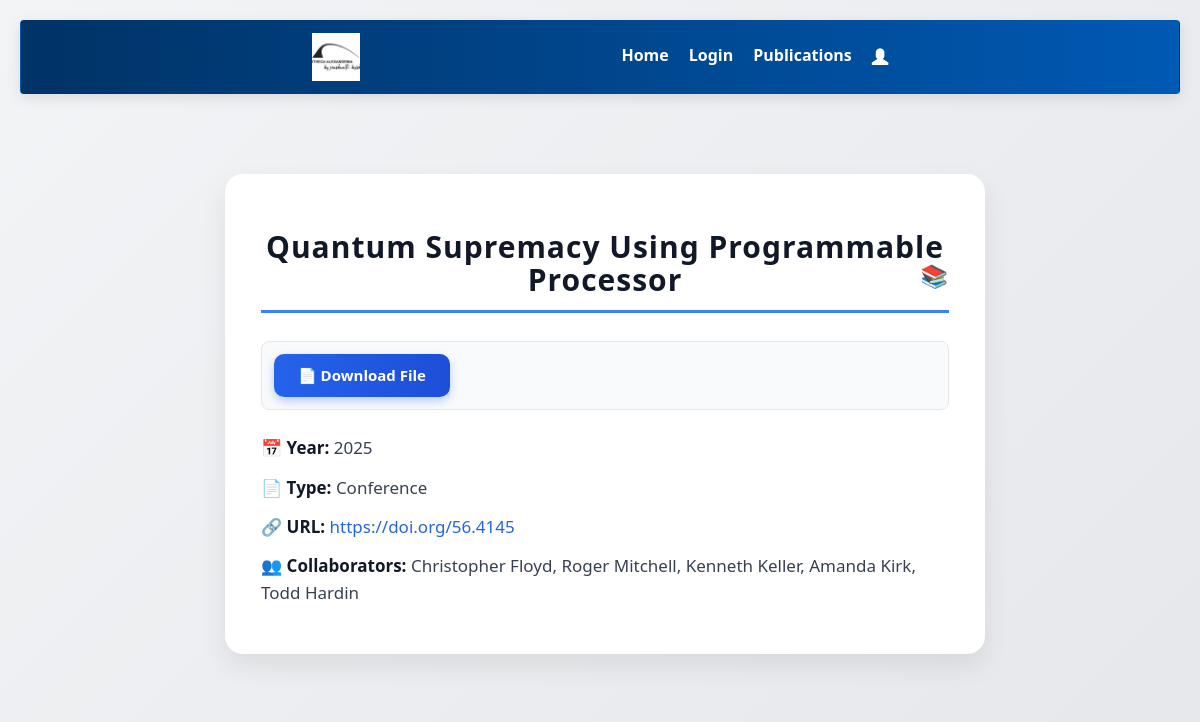
The app's page /publications/8/ with its own data.
### projects/models.py (models this page shows, shortened)
class Publication(models.Model):
    project = models.ForeignKey(Project, on_delete=models.CASCADE, related_name='publications')
    title = models.CharField(max_length=200)
    author = models.CharField(Author,max_length=200)
    url = models.URLField(blank=True)
    year = models.PositiveIntegerField()
    file = models.FileField(upload_to='publications/files/', blank=True)
    image = models.ImageField(upload_to='publications/images/', blank=True)
    type = models.CharField(max_length=100, choices=PUBLICATION_TYPES)
    collaborators = models.ManyToManyField(Author)
    uploaded_at = models.DateTimeField(auto_now_add=True)
    abstract = models.TextField(default="No abstract yet")

class Author(models.Model):
    name = models.CharField(max_length=200, unique=True,null=True, blank=True)
    email=models.EmailField()

### projects/views.py (the view)
# urls.py: path('publications/<int:pk>/', views.publication_detail, name='publication_detail'),
def publication_detail(request, pk):
    publication = get_object_or_404(Publication, pk=pk)
    return render(request, 'publications/publication_detail.html', {'publication': publication})

### projects/templates/Publications/publication_detail.html (shortened to what this page needs)
{% extends "base.html" %}
{% block content %}
<div class="publication-container">
    <h1 class="publication-title">{{ publication.title }}</h1>
    {% if publication.file %}
        <div class="publication-file">
            <a href="{{ publication.file.url }}" target="_blank" class="download-btn">📄 Download File</a>
        </div>
    {% endif %}
    <div class="publication-info">
        <p><span>📅 Year:</span> {{ publication.year }}</p>
        <p><span>📄 Type:</span> {{ publication.type }}</p>
        <p><span>🔗 URL:</span>
            <a href="{{ publication.url }}" target="_blank">{{ publication.url }}</a>
        </p>
        <p><span>👥 Collaborators:</span>
    {% with publication.collaborators.all as collaborators %}
        {% if collaborators %}
            {% for collaborators in collaborators %}
                {{ collaborators.name }}{% if not forloop.last %}, {% endif %}
            {% endfor %}
        {% else %}
            No collaborators listed.
        {% endif %}
    {% endwith %}
</p>
    </div>
</div>
{% endblock %}

### projects/static/css/styles.css (style rules this page uses)
:root { --primary: #2563eb; --primary-dark: #1d4ed8; --primary-hover: #1e40af; --secondary: #003366; --secondary-light: #0059b3; --accent: #ffd166; --bg-gradient: linear-gradient(135deg, #dbeafe, #fef3c7); --text-color: #2c3e50; --radius: 12px; --shadow-sm: 0 2px 8px rgba(0, 0, 0, 0.1); --shadow-md: 0 4px 14px rgba(0, 0, 0, 0.1); --shadow-lg: 0 8px 30px rgba(0, 0, 0, 0.08); }
*, *::before, *::after { box-sizing: border-box; }
html, body { margin: 0; padding: 0; height: 100%; font-family: 'Segoe UI', sans-serif; color: var(--text-color); background: var(--bg-gradient); }
h1 { text-align: center; margin-top: 40px; color: var(--text-color); font-weight: 700; letter-spacing: 1px; animation: fadeInDown 0.8s ease; }

### projects/templates/Publications/publication_detail.html (style rules this page uses)
body { background: linear-gradient(135deg, #f3f4f6, #e5e7eb); font-family: 'Segoe UI', Tahoma, Geneva, Verdana, sans-serif; padding: 20px; color: #1f2937; }
.publication-container { max-width: 760px; margin: 40px auto; background: white; padding: 36px; border-radius: 18px; box-shadow: 0 12px 28px rgba(0, 0, 0, 0.08); transition: transform 0.3s ease, box-shadow 0.3s ease; }
.publication-title { font-size: 30px; font-weight: bold; color: #111827; border-bottom: 3px solid #3b82f6; padding-bottom: 14px; margin-bottom: 28px; position: relative; }
.publication-title::after { content: "📚"; position: absolute; right: 0; font-size: 22px; }
.publication-file { margin-bottom: 24px; padding: 12px; background: #f9fafb; border-radius: 8px; border: 1px solid #e5e7eb; display: flex; align-items: center; gap: 12px; }
.download-btn { background: linear-gradient(90deg, #2563eb, #1d4ed8); color: white; padding: 11px 24px; font-weight: 600; font-size: 15px; border: none; border-radius: 10px; text-decoration: none; display: inline-block; transition: background 0.3s ease, transform 0.2s ease, box-shadow 0.2s ease; box-shadow: 0 4px 10px rgba(37, 99, 235, 0.3); }
.publication-info p { font-size: 17px; color: #374151; margin-bottom: 12px; line-height: 1.6; }
.publication-info span { font-weight: 700; color: #111827; }
.publication-info a { color: #2563eb; text-decoration: none; font-weight: 500; transition: color 0.2s ease; }
.publication-container { animation: fadeIn 0.6s ease-in-out; }

### records on screen
Publication: title "Quantum Supremacy Using Programmable Processor", year "2025", type "Conference", url "https://doi.org/56.4145"
Author: name "Christopher Floyd"
Author: name "Roger Mitchell"
Author: name "Kenneth Keller"
Author: name "Amanda Kirk"
Author: name "Todd Hardin"
